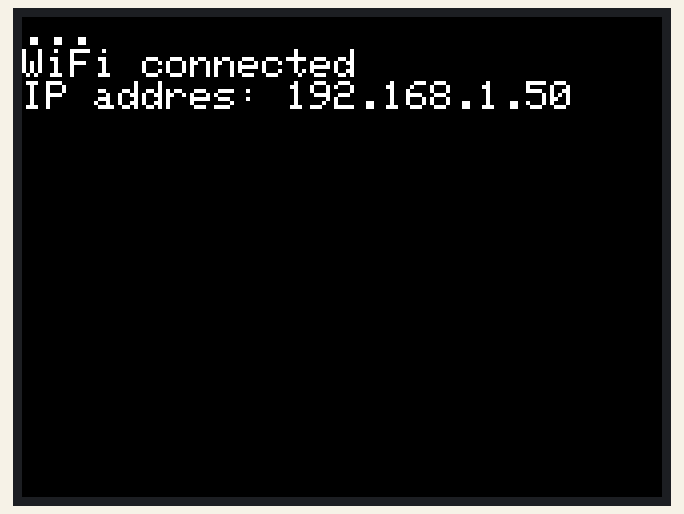
A sketch run on a simulated ESP32. On the bench: 320×240 colour display. WiFi joins after 1.5 s; servers stay silent unless stated.

Above: at 1.7 s.

The sketch:

WiFiConnect.ino
```cpp
#include <M5Stack.h>
#include <WiFi.h>

const char* ssid = "F710_2.4G";
const char* password = "robotgroup";

void setup() {
    M5.begin();
    M5.Lcd.setTextSize(2);

    WiFi.begin(ssid, password); // Connect to a Wi-Fi AP
    while ( WiFi.status() != WL_CONNECTED ) { // Waiting to connect to a Wi-Fi AP
        delay(500);
        M5.Lcd.print('.');
    }
    M5.Lcd.print("\r\nWiFi connected\r\nIP addres: ");
    M5.Lcd.println( WiFi.localIP() );
}

void loop( ) {

}
```
